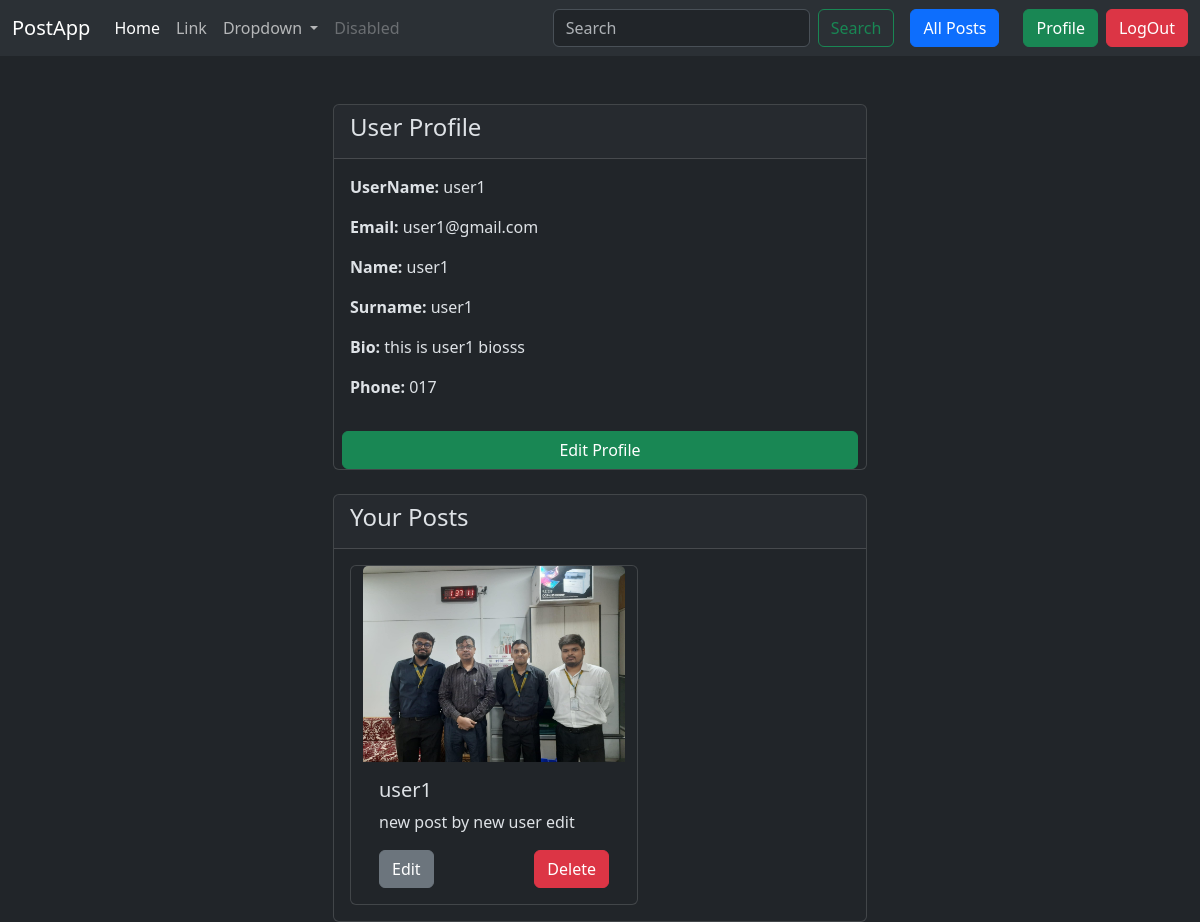
/post/profile_view/ (signed in), run on the app's committed database.
### post/models.py (models this page shows, shortened)
class Profile(models.Model):
  name = models.CharField(max_length=125)
  surname = models.CharField(max_length=125)
  bio =  models.TextField(max_length=250)
  phone =  models.CharField(max_length=125)
  user = models.OneToOneField(User, on_delete=models.CASCADE)

class Post(models.Model):
  user = models.ForeignKey(User, on_delete=models.CASCADE)
  text = models.TextField(max_length=125)
  photo = models.ImageField(upload_to='photos/', blank=True, null=True)
  created_at = models.DateTimeField(auto_now_add=True)
  updated_at = models.DateTimeField(auto_now=True)

### post/views.py (the view)
# urls.py: path('profile_view/', views.profile_view, name='profile'),
@login_required
def profile_view(request):
  profile = get_object_or_404(Profile, user=request.user)
  posts = Post.objects.filter(user=request.user)
  context = {
    'profile': profile,
    'posts': posts
    }
  return render(request, 'profile.html', context)

### post/templates/profile.html
{% extends "layout.html" %} {% block content %}
<div class="container mt-5">
  <div class="row">
    <div class="col-md-6 offset-md-3">
      <div class="card">
        <div class="card-header">
          <h4>User Profile</h4>
        </div>
        <div class="card-body">
          <p><strong>UserName:</strong> {{ user.username }}</p>
          <p><strong>Email:</strong> {{ user.email }}</p>
          <p><strong>Name:</strong> {{ profile.name }}</p>
          <p><strong>Surname:</strong> {{ profile.surname }}</p>
          <p><strong>Bio:</strong> {{ profile.bio }}</p>
          <p><strong>Phone:</strong> {{ profile.phone }}</p>
        </div>
        <a href="{% url 'profile_form' %}" class="btn btn-success mx-2"
          >Edit Profile</a
        >
      </div>
      <div class="card mt-4">
        <div class="card-header">
          <h4>Your Posts</h4>
        </div>
        <div class="card-body">
          <ul class="list-group">
            <div class="container row gap-3">
              {% for post in posts %}
              <div class="card" style="width: 18rem">
                <img src="{{post.photo.url}}" class="card-img-top" alt="..." />
                <div class="card-body">
                  <h5 class="card-title">{{post.user.username}}</h5>
                  <p class="card-text">{{post.text}}</p>
                  <div class="d-flex justify-content-between">
                    {% if post.user == user %}
                    <a
                      href="{% url 'post_edit' post.id %}"
                      class="btn btn-secondary"
                      >Edit</a
                    >
                    <a
                      href="{% url 'post_delete' post.id %}"
                      class="btn btn-danger"
                      >Delete</a
                    >
                    {% endif %}
                  </div>
                </div>
              </div>
              {% endfor %}
            </div>
          </ul>
        </div>
      </div>
    </div>
  </div>
</div>
{% endblock %}

### data on the page
Profile: name "user1", surname "user1", bio "this is user1 biosss", phone "017"
Post: photo (picture), user.username "user1", text "new post by new user edit", shows "Edit"

### other printed values
{{ user.username }} "user1"
{{ user.email }} "user1@gmail.com"
